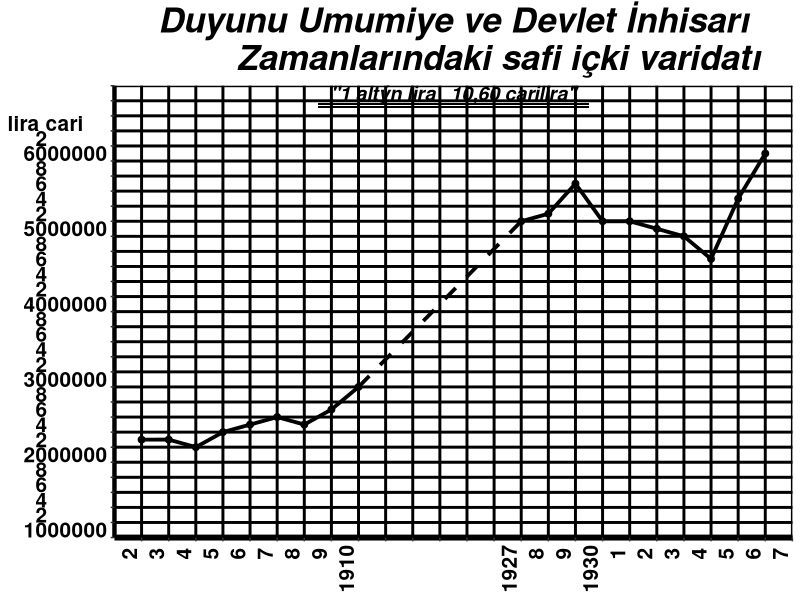

The R script that drew this image:
Sys.setlocale(locale = "Turkish")
library(ggplot2)
tarih <- seq(1902,1925)
miktar <- c(2300000,2300500,2200000,2400000,2500000,2600000,2500000,2700000,3000000,NA,NA,NA,NA,NA,5200000,5300000,5700000,5200000,5200000,5100000,5000000,4700000,5500000,6100000)
tarih2 <- c(1910,1916)
miktar2 <- c(3000000,5200000)
duyunu <- data.frame(tarih,miktar,tarih2,miktar2)
ggplot(duyunu, aes(tarih)) +
  geom_line(aes(y=miktar), size=1.3) + geom_point(aes(y=miktar), size=2) +
  geom_line(aes(x=tarih2, y=miktar2), linetype="dashed",size=1.3)+
  labs(title = "Duyunu Umumiye ve Devlet İnhisarı
         Zamanlarındaki safi içki varidatı") +
  theme_classic() +
  theme(panel.grid.major = element_line(colour = "black", size = 1)) +
  theme(plot.title = element_text(hjust = 0.5, size = 25, face = "bold.italic")) +
  theme(axis.title = element_blank())  +
  theme(axis.text.x = element_text(size=15, face="bold", vjust = -0.3, angle = 90, colour = "black")) +
  theme(axis.text.y = element_text(size=15, face="bold", vjust = 0, colour = "black")) +
  theme(axis.line.x = element_line(size = 2)) +
  theme(axis.line.y = element_line(size = 1.5)) +
  scale_x_continuous(
    limits = c(1901,1926),
    breaks = seq(1902,1926),
    labels = c("     2","     3","     4","     5","     6","     7","     8","     9","1910"," "," "," "," "," ",
               "1927","     8","     9","1930","     1","     2","     3","     4","     5","     6","     7"),
    expand = c(0,0)
  ) + 
  scale_y_continuous(
    limits = c(1000000,7000000),
    breaks = seq(1000000,7000000, by=200000),
    labels = c("1000000","2          ","4          ","6          ","8          ","2000000","2          ","4          ","6          ",
               "8          ","3000000","2          ","4          ","6          ","8          ","4000000","2          ","4          ",
               "6          ","8          ","5000000","2          ","4          ","6          ","8          ","6000000","2          ",
               "lira cari    "," "," "," "),
    expand = c(0,0)
    ) +
  annotate(geom="text", x=1913.5,y=6900000,label= " \"1 altýn lira   10,60 carilira\" ", size= 5, fontface="bold.italic") +
  annotate(geom="rect", xmin = 1908.5, xmax = 1918.5, ymin = 6740000, ymax = 6770000, fill = "black" ) +
  annotate(geom="rect", xmin = 1908.5, xmax = 1918.5, ymin = 6700000, ymax = 6730000, fill = "black" ) 
